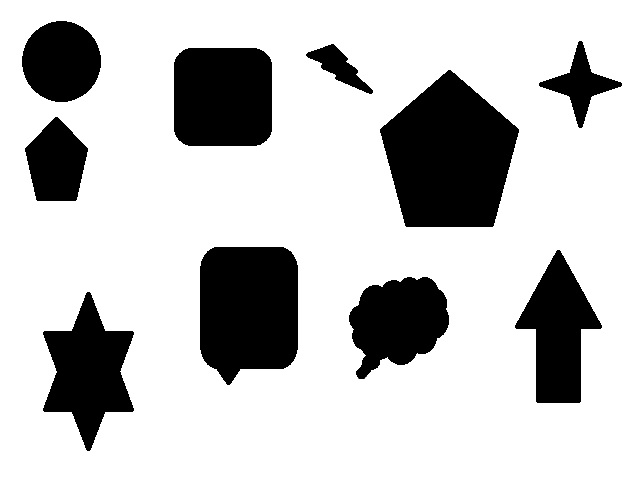
//> input picture images/variosobjetos.jpg, 640 x 480 px
$ ./questao33   (built with g++ and OpenCV 4)
//> lines starting //> are read from the running program, lines starting //| are printed output that depends on the picture; after the words box and inside, x2 and y2 are one past the last pixel; in counts of white or black regions, pixels touching at a corner belong together
//> further down, img is the input picture: 480 rows x 640 cols, CV_8UC3; min 0, max 255, mean 196.7
#include <iostream>
#include <opencv2/highgui.hpp>
#include <opencv2/imgproc.hpp>
#include <opencv2/highgui/highgui_c.h>
#include <stdio.h>

using namespace std;
using namespace cv;

void getRectContoursImage(Mat img) {
    char nameContours[500];
    Mat grayImage;
    vector<vector<Point> > contours;
    RNG rng(12345);

    cvtColor(img, grayImage, CV_RGB2GRAY);

    blur(grayImage, grayImage, Size(3, 3));
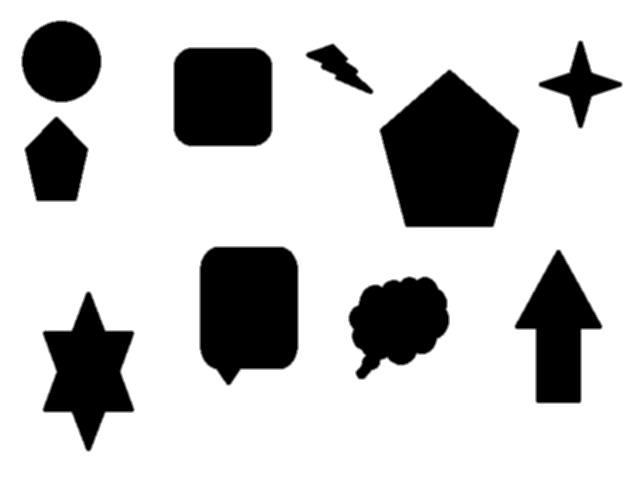
//> grayImage: 480 rows x 640 cols, CV_8UC1; min 0, max 255, mean 196.7

    Canny(grayImage, grayImage, 125, 255, 3);
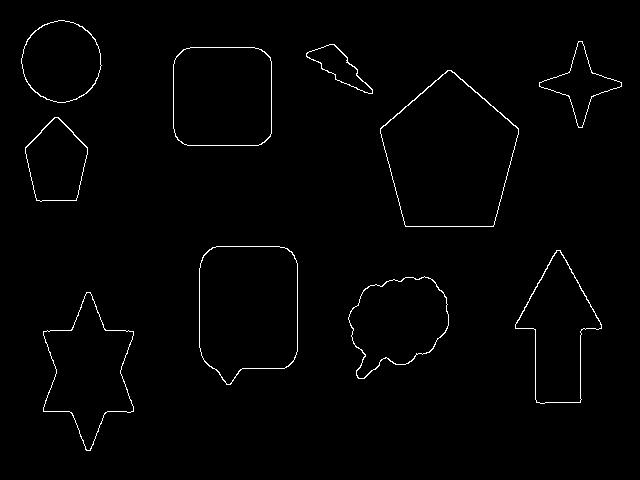
//> grayImage: 480 rows x 640 cols, CV_8UC1; 1.2% white in thin lines or dots, all inside (x1, y1, x2, y2) = (21, 20, 622, 451)

    findContours(grayImage, contours, CV_RETR_LIST, CV_CHAIN_APPROX_NONE);
//> contours = 20 contours; largest, box (x1, y1, x2, y2) and area: (380, 70, 519, 227) 15298, (380, 70, 519, 227) 15186, (199, 246, 298, 385) 11828, (199, 246, 298, 385) 11778, (173, 47, 272, 146) 9314

    printf("contours numbers: %lu \n", contours.size());
//| contours numbers: 20

    vector<vector<Point>> contoursPoly(contours.size());
//> contoursPoly = 20 empty contours
    vector<Rect> boundRect(contours.size());
    vector<Point2f> center(contours.size());
    vector<float> radius(contours.size());

    for (int i = 0; i < contours.size(); i++) {
        approxPolyDP(Mat(contours[i]), contoursPoly[i], 3, true);

        boundRect[i] = boundingRect(Mat(contoursPoly[i]));

        minEnclosingCircle((Mat)contoursPoly[i], center[i], radius[i]);
    }
//> this loop made 20 passes

    Mat drawingContours = Mat::zeros(grayImage.size(), CV_8UC3);

    for (int i = 0; i < contours.size(); i++) {
        Scalar color = Scalar(rng.uniform(0, 255), rng.uniform(0, 255), rng.uniform(0, 255));

        drawContours(drawingContours, contoursPoly, i, color, 1, 8, vector<Vec4i>(), 0, Point());

        rectangle(drawingContours, boundRect[i].tl(), boundRect[i].br(), color, 2, 8, 0);

        Rect square = boundRect[i];

        Mat rectContoursImages = drawingContours(square);

        sprintf(nameContours, "contour %d", i);

        imshow(nameContours, rectContoursImages);
    }
//> this loop made 20 passes
//> square on passes 1 to 12: Rect(43, 292, 91, 159), Rect(43, 292, 91, 159), Rect(348, 278, 99, 101), Rect(348, 277, 99, 102), Rect(515, 250, 87, 154), Rect(515, 250, 87, 153), Rect(199, 246, 99, 139), Rect(199, 246, 99, 139), Rect(25, 117, 63, 85), Rect(25, 117, 63, 85), Rect(380, 70, 139, 157), Rect(380, 70, 139, 157)
//> pass 1, in getRectContoursImage, `Mat rectContoursImages = drawingContours(square);`:
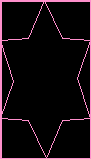
//> rectContoursImages: 159 rows x 91 cols, CV_8UC3; mean B, G, R 16, 11.3, 20
//> pass 2, in getRectContoursImage, `Mat rectContoursImages = drawingContours(square);`:
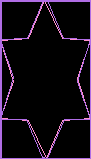
//> rectContoursImages: 159 rows x 91 cols, CV_8UC3; 7.9% of pixels changed, all inside (x1, y1, x2, y2) = (0, 0, 91, 159)
//> pass 3, in getRectContoursImage, `Mat rectContoursImages = drawingContours(square);`:
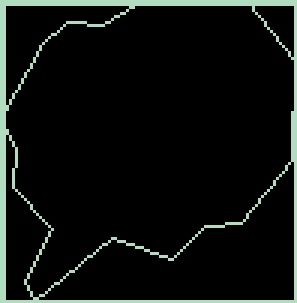
//> rectContoursImages: 101 rows x 99 cols, CV_8UC3 (shown 3 times larger); mean B, G, R 15.8, 18.2, 14.6
//> after the loop:
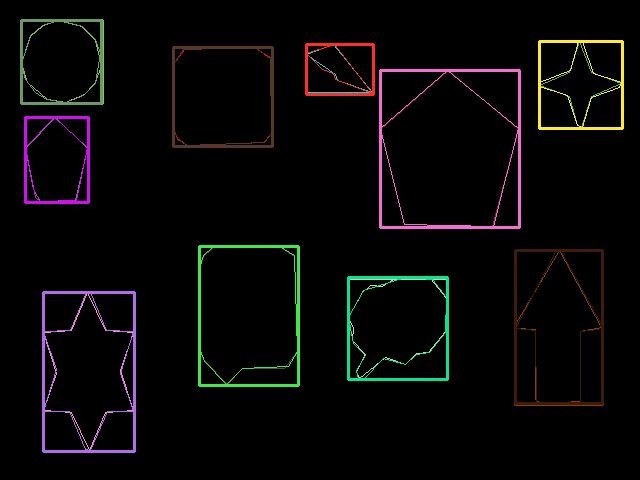
//> drawingContours: 480 rows x 640 cols, CV_8UC3; mean B, G, R 6.3, 6.6, 7.6
//> after the loop, nameContours = "contour 19"
}

int main() {
    Mat img, drawingImage;

    img = imread("C:/Users/User/Desktop/GIT/LapiscoComputerVisionRepo/images/variosobjetos.jpg");

    imshow("original image", img);

    getRectContoursImage(img);

    waitKey(0);
    return 0;
}
